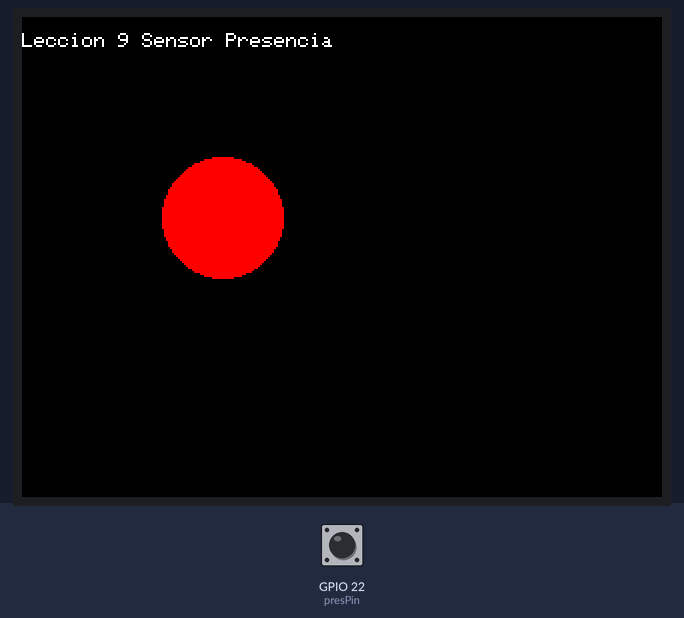
Bench run of a sketch on a simulated ESP32. On the bench: 320×240 colour display. Inputs (shaded band) come from the test bench; at power-on: GPIO 22 (presPin) HIGH. What the sketch prints to the serial monitor is not drawn.

Above: at 1.4 s.
1.5 s: GPIO 22 (presPin) pulled LOW for 0.3 s
At 1.87 s:
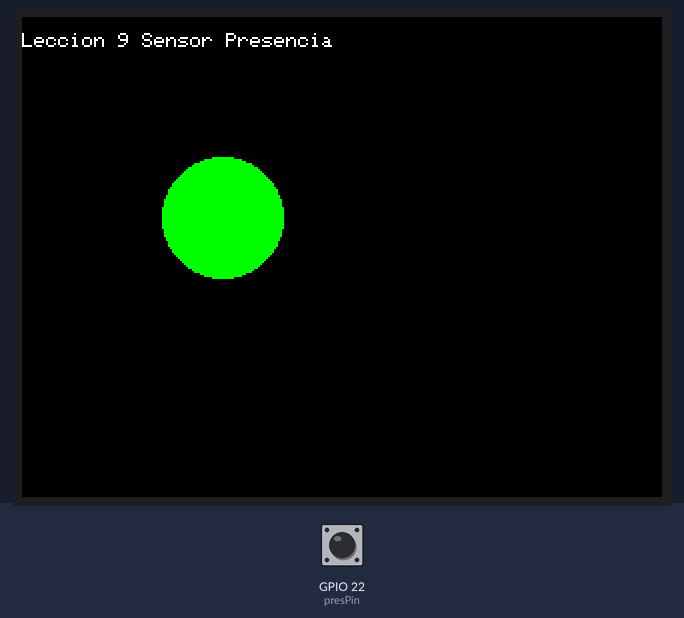
Timing chart, 0 to 4.5 s (numbered marks = the images above; inputs shaded):
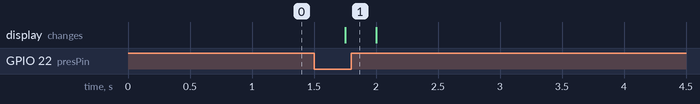

Measured:
- after the input at 1.5 s, the display: changes after 0.25 s (image 1)

The sketch:

Leccion_09_Presencia_TFT.ino
```cpp
// Placa "ESP32 Dev Module"

#define titleccion "Leccion 9 Sensor Presencia"

#include <TFT_eSPI.h> // Hardware-specific library

#define presPin 22

TFT_eSPI tft = TFT_eSPI();       // Invoke custom library

void setup(void) {
  Serial.begin(115200);
  Serial.println("");
  Serial.println(titleccion);

  pinMode(presPin, INPUT_PULLUP);

    // Pantalla TFT
  tft.init();
  tft.setRotation(3);
  tft.fillScreen(TFT_BLACK);
  tft.setTextColor(TFT_WHITE);
  tft.setCursor(0, 0);
  tft.setTextSize(1);
  tft.println();
  tft.println(titleccion);
}

void loop(void)
{
  int valor = digitalRead(presPin);
  if (valor == HIGH)
    {
    tft.fillCircle(100, 100, 30, TFT_RED);
    Serial.println("ON");
    }
  else
    {
    tft.fillCircle(100, 100, 30, TFT_GREEN );
    Serial.println("OFF");
    }
  delay(250);
}
```
